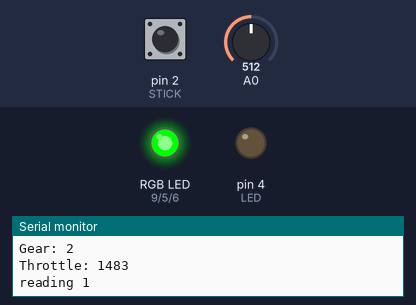
Bench run of a sketch on a simulated Arduino Uno, built with avr-gcc and run on an emulated ATmega328P. On the bench: an RGB LED mixed from three pins (HIGH = lit), output pins drawn as LEDs (lit = HIGH), the last lines printed to the serial monitor. Inputs (shaded band) come from the test bench; at power-on: pin 2 (STICK) HIGH, A0 = 512. No radio packets arrive unless stated.

Above: at 1.2 s.
1.3 s: pin 2 (STICK) pulled LOW for 0.15 s
At 2.2 s:
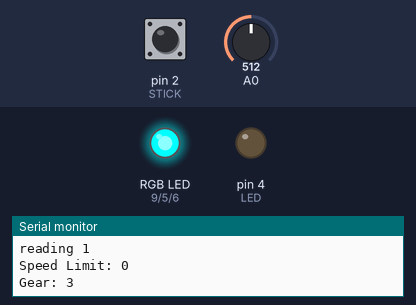
3.0 s: pin 2 (STICK) pulled LOW for 1 s
At 4.9 s:
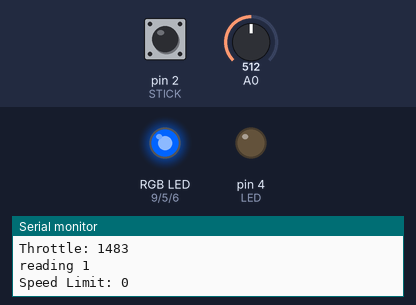
8.6 s: pin 2 (STICK) pulled LOW for 3.2 s
At 13.2 s:
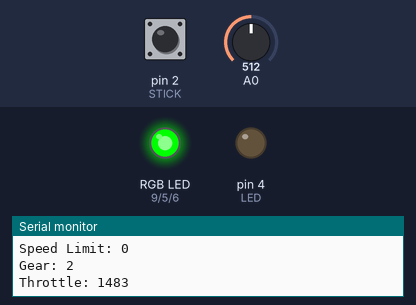
14.8 s: A0 set to 133
Timing chart, 0 to 17.8 s (numbered marks = the images above; inputs shaded):
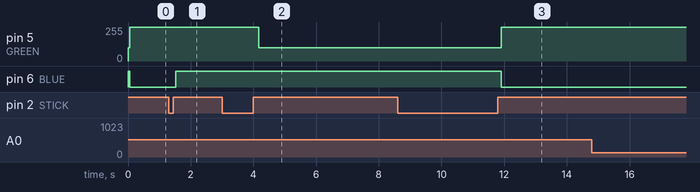

Measured:
- after the input at 1.3 s, pin 6 (BLUE): LOW → HIGH after 0.22 s
- after the input at 3.0 s, pin 5 (GREEN): 255/255 → 100/255 after 1.2 s
- after the input at 8.6 s, pin 5 (GREEN): 100/255 → 255/255 after 3.3 s; pin 6 (BLUE): HIGH → LOW after 3.3 s

The sketch:

Transmitter_Code.ino
```cpp
/* Transmitter test code
 *
 */
#include <Servo.h>
#include <SPI.h>
#include <nRF24L01.h>
#include <RF24.h>

#define LED 4
#define STICK 2
#define UP 3
#define RED 9
#define GREEN 5
#define BLUE 6
RF24 radio(7, 8); // CE, CSN
const byte address[6] = "01001";
int throttle = 1500;
int prevThrottle = 1500;
int delta = 25;

int maxSpeed = 2000;
bool speedLimit = false;
unsigned long lastDebounceTimeUp = 0;
unsigned long lastDebounceTimeDown = 0;
unsigned long debounceDelay = 50;
int lastUpStatus = LOW;
int upStatus = LOW;
int lastDownStatus = LOW;
int downStatus = LOW;
int gear = 1;
int connectionLostCount = 0;

void throttle_control(int last, int &curr){
    if(curr - last > delta){
      curr = last + delta;
    }
    if (curr > maxSpeed){
      curr = maxSpeed;
    }
}

void setColor(int red, int green, int blue){
  analogWrite(RED, red);
  analogWrite(GREEN, green);
  analogWrite(BLUE, blue);
}

void flashLED(int led){
  int stat = digitalRead(led);
  digitalWrite(led, !stat);
}

//change so that there is only one number
//in throttle_control change second if to check for speedLimit boolean
//if true then curr = limitedSpeed
void checkGear(){
  int reading = digitalRead(STICK);
  Serial.print("reading ");
  Serial.println(reading);
  if (reading != lastDownStatus) {
    // reset the debouncing timer
    lastDebounceTimeDown = millis();
  }
  if ((millis() - lastDebounceTimeDown) > debounceDelay) {
    // whatever the reading is at, it's been there for longer than the debounce
    // delay, so take it as the actual current state:

    // if the button state has changed:
    if (reading != downStatus) {
      downStatus = reading;

      // only change gear if the new button state is HIGH
      if (downStatus == HIGH) {
        //do not let gear go below 1
//        if(gear > 1){
        gear = gear + 1;
//        }
      }
    }
  }
  // save the reading. Next time through the loop, it'll be the lastButtonState:
  lastDownStatus = reading;

//  reading = digitalRead(UP);
//  if (reading != lastUpStatus) {
//    lastDebounceTimeUp = millis();
//  }
//  if ((millis() - lastDebounceTimeUp) > debounceDelay) {
//
//    if (reading != upStatus) {
//      upStatus = reading;
//
//      if (upStatus == HIGH) {
//        //do not let gear go above 3
//        if(gear < 3 ){
//          gear = gear + 1;
//        }
//      }
//    }
//  }
//  lastUpStatus = reading;


  if(gear == 1){
    setColor(0,100,255);
    maxSpeed = 1650;
  }
  else if(gear == 2){
    setColor(0,255,0);

    maxSpeed = 1750;
  }
  else if(gear == 3){
    setColor(0,255,255);
    maxSpeed = 2000;
  }
  else{gear = 1;}
  Serial.print("Speed Limit: ");
  Serial.println(speedLimit);
  Serial.print("Gear: ");
  Serial.println(gear);

  }


void setup() {
  Serial.begin(9600);
  pinMode(LED, OUTPUT);
  pinMode(STICK, INPUT_PULLUP);
  pinMode(UP, INPUT_PULLUP);
  pinMode(RED, OUTPUT);
  pinMode(GREEN, OUTPUT);
  pinMode(BLUE, OUTPUT);
  radio.begin();
  radio.openWritingPipe(address);
  radio.setPALevel(RF24_PA_MAX);
  radio.stopListening();
}

//limit acceleration


//read input, verify acceleration does not exceed delta, write, repeat.
void loop() {
  throttle = analogRead(A0);
  throttle = map(throttle, 125, 925, 1000, 2000);
  checkGear();
  throttle_control(prevThrottle, throttle);
  if(radio.write(&throttle, sizeof(throttle))){
    Serial.print("Throttle: ");
    Serial.println(throttle);
    prevThrottle = throttle;
    connectionLostCount = 0;
    if(digitalRead(LED) == HIGH){
      flashLED(LED);
    }
  }
  else{Serial.println("Connection Failed");}
  connectionLostCount += 1;
  if(connectionLostCount >= 10){
    flashLED(LED);
  }


}
```
